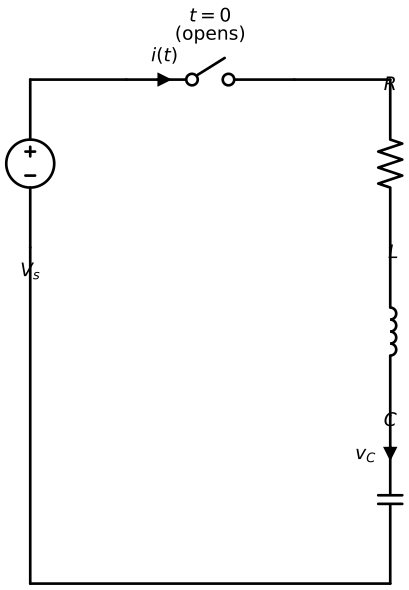

Here is the Python script that generated this plot:
"""Q1: Series RLC Natural Response — Circuit with switch opening at t=0."""
import schemdraw
import schemdraw.elements as elm

with schemdraw.Drawing(file='diagrams/week10/q1_series_rlc_switch.svg') as d:
    d.config(unit=3.5, fontsize=14, font='sans-serif')

    # DC voltage source on the left (vertical, positive on top)
    source = d.add(elm.SourceV().up().label('$V_s$', loc='left', ofst=(-0.3, 0)))

    # Top rail rightward
    d += elm.Line().right().length(2).at(source.end)

    # Switch (opens at t=0) — shown closed
    sw = d.add(elm.Switch().right().label('$t = 0$\n(opens)', loc='top', ofst=(0, 0.3)))

    # Continue top rail
    d += elm.Line().right().length(2)

    # Resistor going down
    R = d.add(elm.Resistor().down().label('$R$', loc='right', ofst=(0.3, 0)))

    # Inductor going down
    L = d.add(elm.Inductor().down().label('$L$', loc='right', ofst=(0.3, 0)))

    # Capacitor going down with voltage polarity
    C = d.add(elm.Capacitor().down().label('$C$', loc='right', ofst=(0.3, 0)))

    # Voltage polarity on capacitor
    d += elm.CurrentLabelInline(direction='in').at(C).label('$v_C$')

    # Bottom return path
    d += elm.Line().left().tox(source.start)
    d += elm.Line().up().toy(source.start)

    # Current arrow in the loop (top rail)
    d += elm.CurrentLabelInline(direction='in').at(sw).label('$i(t)$')
